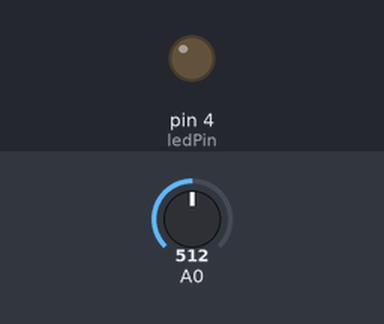
A sketch run on a simulated Arduino Uno, built with avr-gcc and run on an emulated ATmega328P. On the bench: output pins drawn as LEDs (lit = HIGH). Inputs (shaded band) come from the test bench; at power-on: A0 = 512.

Above: at 1.2 s.
1.3 s: A0 set to 526
At 2.0 s:
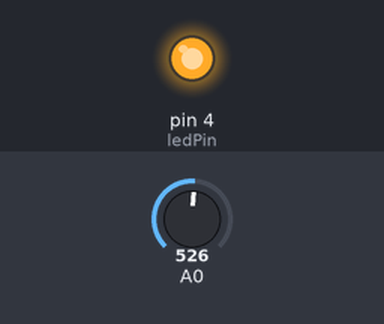
2.8 s: A0 set to 511
At 3.1 s:
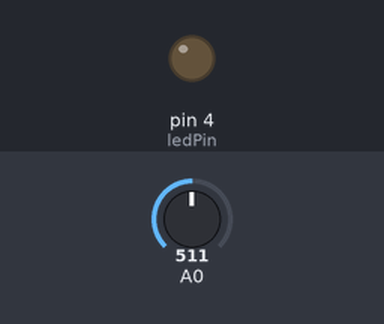
4.3 s: A0 set to 716
At 5.4 s:
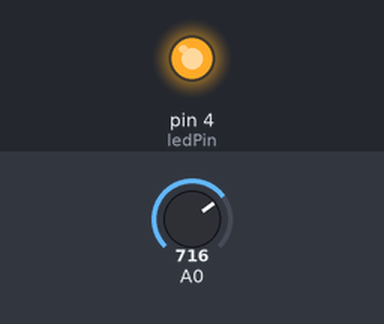
Timing chart, 0 to 7.3 s (numbered marks = the images above; inputs shaded):
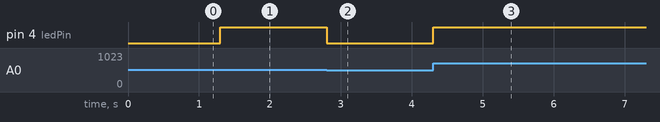

Measured:
- the behaviour switches between 514 and 515 on A0 (found by bisection; images 0 and 1)
- after the input at 1.3 s, pin 4 (ledPin): LOW → HIGH at once
- after the input at 2.8 s, pin 4 (ledPin): HIGH → LOW at once
- after the input at 4.3 s, pin 4 (ledPin): LOW → HIGH at once

The sketch:

Sketch_10.1_SoftLight.ino
```cpp
/**********************************************************************
  Filename    : SoftLight
  Description : Controlling the brightness of LED by potentiometer.
  Auther      : www.freenove.com
  Modification: 2022/05/11
**********************************************************************/
int adcValue;     // Define a variable to save the ADC value
int ledPin = 4;
void setup() {
    pinMode(ledPin, OUTPUT);             // Initialize the LED pin as an output
}
void loop() {
    adcValue = analogRead(A0);          // Convert the analog of A0 port to digital
    // Map analog to the 0-255 range, and works as PWM duty cycle of ledPin port
    analogWrite(ledPin, map(adcValue, 0, 1024, 0, 255));
}
```
